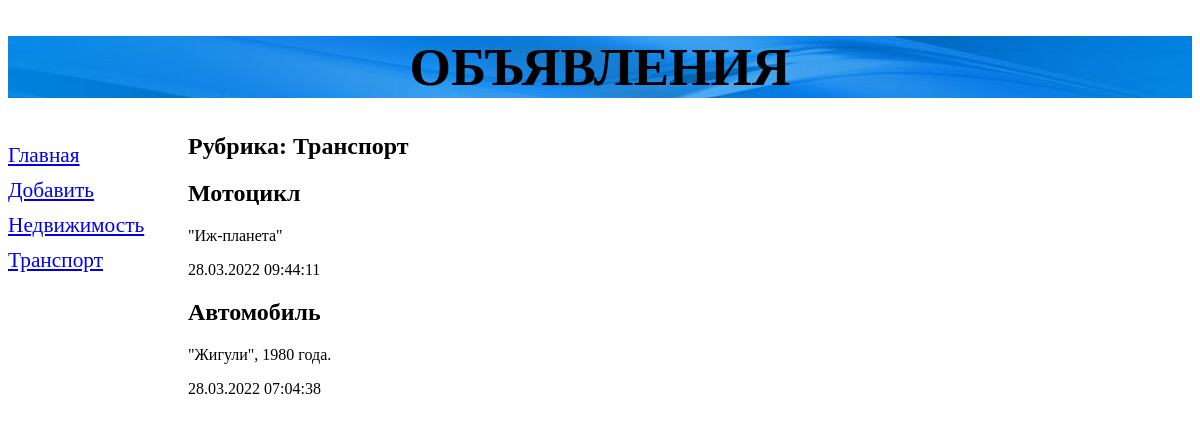
The app's page /2/, older data.
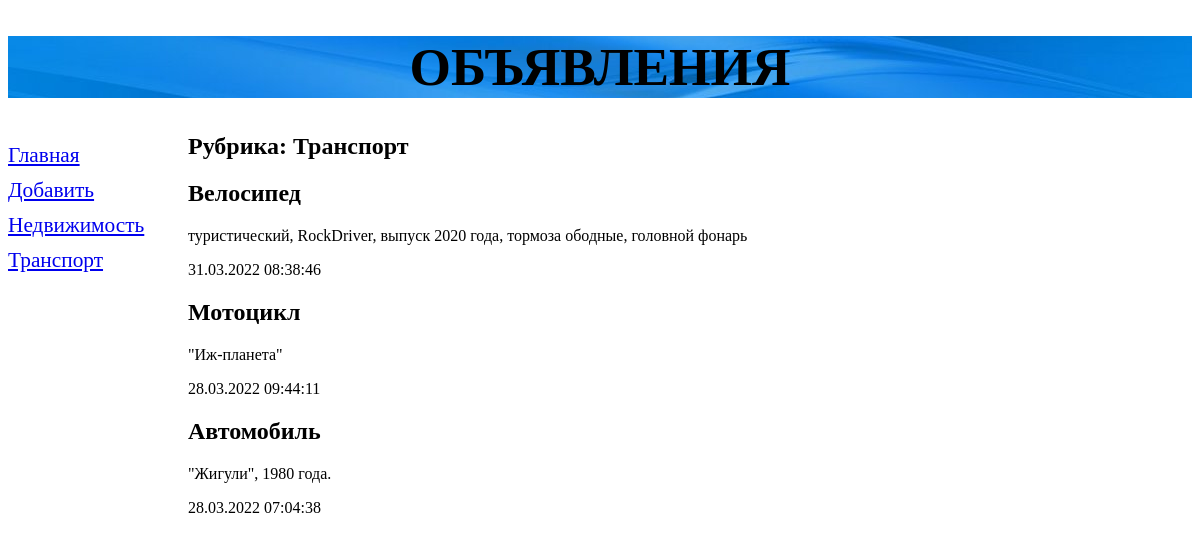
The same page, newer data.
### bboard/models.py (models this page shows, shortened)
class Rubric(models.Model):
    name = models.CharField(max_length=20, db_index=True, verbose_name='Название')
    class Meta:
        verbose_name_plural = "Рубрики"
        verbose_name        = "Рубрика"
        ordering            = ['name']

class Bb(models.Model):
    title       = models.CharField(max_length=50, verbose_name='Товар')
    content     = models.TextField(null=True, blank=True, verbose_name='Описание')
    price       = models.FloatField(null=True, blank=True, verbose_name='Цена')
    published   = models.DateTimeField(auto_now_add=True, db_index=True, verbose_name='Опубликовано')
    rubric      = models.ForeignKey('Rubric', null=True, verbose_name='Рубрика', on_delete=models.PROTECT)
    class Meta:
        verbose_name_plural = "Объявления"
        verbose_name        = "Объявление"
        ordering            = ['-published']

### bboard/views.py (the view)
# urls.py: path('<int:rubric_id>/', views.by_rubric, name='by_rubric'),
def by_rubric(request, rubric_id):
    bbs             = Bb.objects.filter(rubric=rubric_id)
    rubrics         = Rubric.objects.all()
    current_rubric  = Rubric.objects.get(pk=rubric_id)
    context         = {
        'bbs': bbs,
        'rubrics': rubrics,
        'current_rubric': current_rubric}
    return render(request, 'bboard/by_rubric.html', context=context)

### bboard/templates/bboard/by_rubric.html
{% extends 'layout/basic.html' %}
{% block content %}
    <h2>Рубрика: {{ current_rubric.name }}</h2>
    {%for bb in bbs %}
        <div>
            <h2>{{ bb.title|title }}</h2>
            <p>{{ bb.content }}</p>
            <p>{{ bb.published|date:'d.m.Y H:i:s' }}</p>
        </div>
    {% endfor %}
{% endblock content %}

### bboard/templates/layout/basic.html (shortened to what this page needs)
{% load static %}
<!DOCTYPE html>
<html>
    <head>
        <link rel="stylesheet" type="text/css" href="{% static 'bboard/style.css' %}">
    </head>
    <body>
        <header>
            <h1>Объявления</h1>
        </header>
        <nav>
            <a href="{% url 'index' %}">Главная</a>
            <a href="{% url 'add' %}">Добавить</a>
            {% for rubric in rubrics %}
                <a href="{% url 'by_rubric' rubric.pk %}">
                    {{ rubric.name }}
                </a>
            {% endfor %}
        </nav>
        <section>
            {% block content %}
            {% endblock content %}
        </section>
    </body>
</html>

Row changes from the older to the newer data that the page shows:
added Bb: title "Велосипед", content "туристический, RockDriver, выпуск 2020 года, тормоза ободные, головной фонарь", published "31.03.2022 08:38:46"
